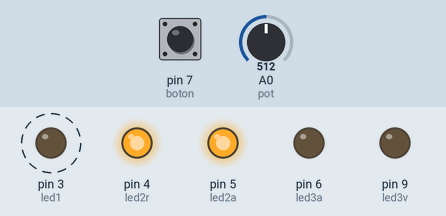
A sketch run on a simulated Arduino Uno, built with avr-gcc and run on an emulated ATmega328P. On the bench: output pins drawn as LEDs (lit = HIGH). Dashed ring = blinking. The test bench sets the inputs (shaded band); at power-on: A0 (pot) = 512, pin 7 (boton) LOW.

Above: at 2.3 s.
2.4 s: A0 (pot) set to 0
4.5 s: pin 7 (boton) pulled HIGH for 1.8 s
At 5.7 s:
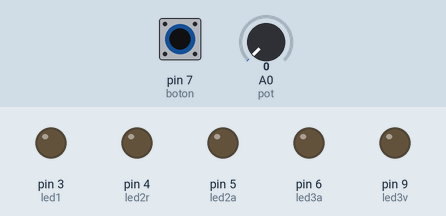
7.8 s: A0 (pot) set to 122
At 8.09 s:
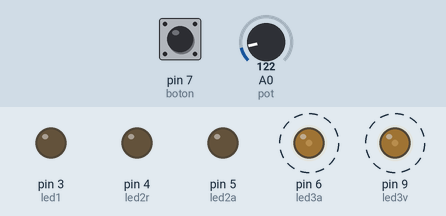
At 8.57 s:
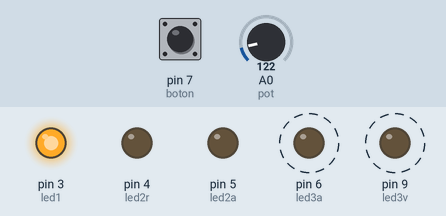
11.3 s: pin 7 (boton) pulled HIGH for 3.2 s
Timing chart, 0 to 17.0 s (numbered marks = the images above; inputs shaded):
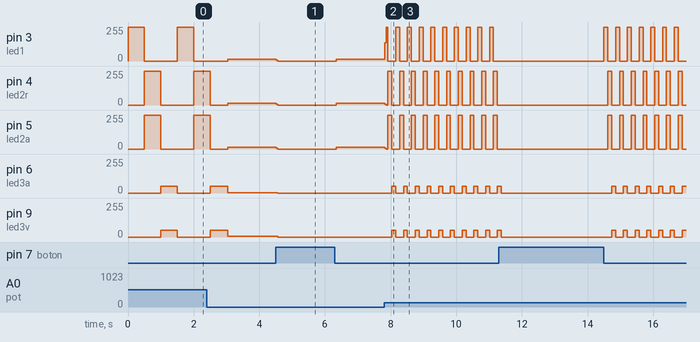

The sketch:

tp_n_2_lectura_digital_an_loga1.ino
```cpp
#define led1 3
#define led2r 4
#define led2a 5
#define led3a 6
#define led3v 9
#define pot A0
#define boton 7
int estado = 0;
int valpot;
int valor;

void setup()
{
  Serial.begin(9600);
  pinMode(led1, OUTPUT);
  pinMode(led2a, OUTPUT);
  pinMode(led2r, OUTPUT);
  pinMode(led3v, OUTPUT);
  pinMode(led3a, OUTPUT);
  pinMode(pot, INPUT);
  pinMode(boton, INPUT);
}

void loop()
{
  estado = digitalRead(boton);
  valpot = analogRead(pot);
  valor = map(valpot, 0, 1023, 0, 1000);
  if (estado == HIGH)
  {
    analogWrite(led1, 0);
    digitalWrite(led2r, LOW);
    digitalWrite(led2a, LOW);
    analogWrite(led3a, 0);
    analogWrite(led3v, 0);
  }
  else
  {
    analogWrite(led1, 255);
  delay(valor);
  analogWrite(led1, 0);
  digitalWrite(led2r, HIGH);
  digitalWrite(led2a, HIGH);
  delay(valor);
  digitalWrite(led2r, LOW);
  digitalWrite(led2a, LOW);
  analogWrite(led3a, 50);
  analogWrite(led3v, 50);
  delay(valor);
  analogWrite(led3a, 0);
  analogWrite(led3v, 0);
  }
}
```

Measured:
- after the input at 4.5 s, pin 3 (led1): 14/255 → 0/255 at once, → 14/255 1.8 s later; pin 4 (led2r): 13/255 → 0/255 at once, → 13/255 1.8 s later; pin 5 (led2a): 12/255 → 0/255 at once, → 12/255 1.8 s later; pin 6 (led3a): 3/255 → 0/255 after 0.06 s; pin 9 (led3v): 4/255 → 0/255 after 0.06 s
- after the input at 7.8 s, pin 3 (led1): 14/255 → 138/255 at once, then moves between 0/255 and 255/255, repeating every 0.71 s; pin 6 (led3a), pin 9 (led3v): alternates 50/255 for 0.12 s and 0/255 for 0.24 s, starting after 0.24 s
- by itself, pin 3 (led1): alternates 255/255 for 0.50 s and 0/255 for 1.0 s
